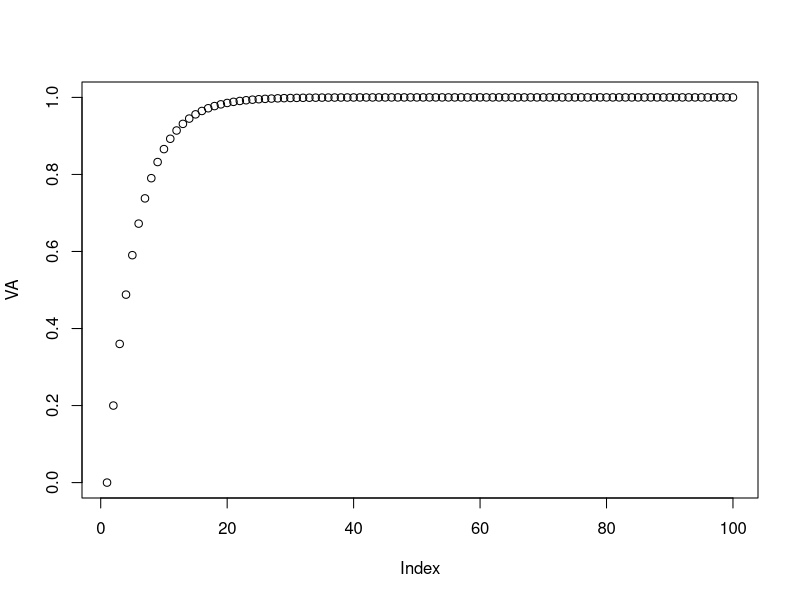

Write R code to recreate this figure.
### Simple RW simulation (do this at home)

# simple learning relationship

# rates - must be from 0 - 1  
alphaA <- 1 # play with this to change the saliency of the conditioned stimulus (CS, e.g. sound)
beta <- .2 # play with this to change the learning rate, i.e. the saliency of the unconditioned stimulus (US, e.g. blink reflex from airpuff)

ntrials <-  100
lambda <- 1

VA <- array(NA, ntrials)
VA[1] <- 0

delta_VA <- array(NA, ntrials)
delta_VA[1] <- 0

for (t in 2:ntrials) {
  
  delta_VA[t] <- alphaA * beta * (lambda - VA[t-1])
  VA[t] <- VA[t-1] + delta_VA[t]
  
}

plot(VA)